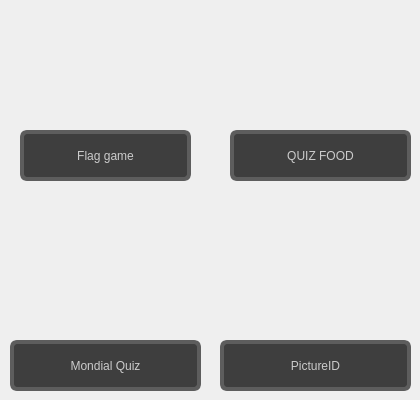
      <widget class="QWidget" name="page_start_chose">
       <widget class="QPushButton" name="pushButton_6">
        <property name="geometry">
         <rect>
          <x>0</x>
          <y>0</y>
          <width>41</width>
          <height>41</height>
         </rect>
        </property>
        <property name="cursor">
         <cursorShape>PointingHandCursor</cursorShape>
        </property>
        <property name="styleSheet">
         <string notr="true">
#pushButton_6{
image: url(img/icon/ic/back.png);
border-radius:10px;
}
#pushButton_6:hover{
image: url(img/icon/ic/back_hover.png);
border-radius:10px;
}</string>
        </property>
        <property name="text">
         <string/>
        </property>
       </widget>
       <widget class="QPushButton" name="pushButton_start_2">
        <property name="geometry">
         <rect>
          <x>20</x>
          <y>130</y>
          <width>171</width>
          <height>51</height>
         </rect>
        </property>
        <property name="sizePolicy">
         <sizepolicy hsizetype="Minimum" vsizetype="Preferred">
          <horstretch>0</horstretch>
          <verstretch>0</verstretch>
         </sizepolicy>
        </property>
        <property name="cursor">
         <cursorShape>PointingHandCursor</cursorShape>
        </property>
        <property name="styleSheet">
         <string notr="true">#pushButton_start_2 {
    font: 900 20pt &quot;Segoe UI&quot;;
    background-color: rgb(62, 62, 62);
    color: rgb(203, 203, 203);
    border-radius: 7px;
   border: 4px solid rgb(93, 93, 93);

   
}


#pushButton_start_2:hover {
 
	color: white;
	background-color: rgb(0, 111, 255);
    border: 2px solid black;
 
}

</string>
        </property>
        <property name="text">
         <string>Flag game</string>
        </property>
       </widget>
       <widget class="QLabel" name="label">
        <property name="geometry">
         <rect>
          <x>50</x>
          <y>30</y>
          <width>111</width>
          <height>101</height>
         </rect>
        </property>
        <property name="styleSheet">
         <string notr="true">#label{
	
image: url(img/icon/quiz.png);
}
</string>
        </property>
        <property name="text">
         <string/>
        </property>
       </widget>
       <widget class="QPushButton" name="pushButton_start_food">
        <property name="geometry">
         <rect>
          <x>230</x>
          <y>130</y>
          <width>181</width>
          <height>51</height>
         </rect>
        </property>
        <property name="sizePolicy">
         <sizepolicy hsizetype="Minimum" vsizetype="Preferred">
          <horstretch>0</horstretch>
          <verstretch>0</verstretch>
         </sizepolicy>
        </property>
        <property name="cursor">
         <cursorShape>PointingHandCursor</cursorShape>
        </property>
        <property name="styleSheet">
         <string notr="true">#pushButton_start_food {
    font: 900 20pt &quot;Segoe UI&quot;;
    background-color: rgb(62, 62, 62);
    color: rgb(203, 203, 203);
    border-radius: 7px;
   border: 4px solid rgb(93, 93, 93);

   
}


#pushButton_start_food:hover {
 
	color: white;
	background-color: rgb(0, 111, 255);
    border: 2px solid black;
 
}

</string>
        </property>
        <property name="text">
         <string>QUIZ FOOD</string>
        </property>
       </widget>
       <widget class="QLabel" name="label_12">
        <property name="geometry">
         <rect>
          <x>260</x>
          <y>30</y>
          <width>111</width>
          <height>101</height>
         </rect>
        </property>
        <property name="styleSheet">
         <string notr="true">image: url(img/icon/quiz_food.png);</string>
        </property>
        <property name="text">
         <string/>
        </property>
       </widget>
       <widget class="QPushButton" name="pushButton_start_mondial">
        <property name="geometry">
         <rect>
          <x>10</x>
          <y>340</y>
          <width>191</width>
          <height>51</height>
         </rect>
        </property>
        <property name="sizePolicy">
         <sizepolicy hsizetype="Minimum" vsizetype="Preferred">
          <horstretch>0</horstretch>
          <verstretch>0</verstretch>
         </sizepolicy>
        </property>
        <property name="cursor">
         <cursorShape>PointingHandCursor</cursorShape>
        </property>
        <property name="styleSheet">
         <string notr="true">#pushButton_start_mondial{
    font: 900 18pt &quot;Segoe UI&quot;;
    background-color: rgb(62, 62, 62);
    color: rgb(203, 203, 203);
    border-radius: 7px;
   border: 4px solid rgb(93, 93, 93);

   
}


#pushButton_start_mondial:hover {
 
	color: white;
	background-color: rgb(0, 111, 255);
    border: 2px solid black;
 
}

</string>
        </property>
        <property name="text">
         <string>Mondial Quiz</string>
        </property>
       </widget>
       <widget class="QLabel" name="label_13">
        <property name="geometry">
         <rect>
          <x>50</x>
          <y>230</y>
          <width>111</width>
          <height>101</height>
         </rect>
        </property>
        <property name="styleSheet">
         <string notr="true">image: url(img/icon/ic/mondial_icon/icon_mondial.png);</string>
        </property>
        <property name="text">
         <string/>
        </property>
       </widget>
       <widget class="QLabel" name="label_14">
        <property name="geometry">
         <rect>
          <x>260</x>
          <y>230</y>
          <width>111</width>
          <height>101</height>
         </rect>
        </property>
        <property name="styleSheet">
         <string notr="true">image: url(img/icon/ic/picture_world_icon/icon_world.png);</string>
        </property>
        <property name="text">
         <string/>
        </property>
       </widget>
       <widget class="QPushButton" name="pushButton_start_id">
        <property name="geometry">
         <rect>
          <x>220</x>
          <y>340</y>
          <width>191</width>
          <height>51</height>
         </rect>
        </property>
        <property name="sizePolicy">
         <sizepolicy hsizetype="Minimum" vsizetype="Preferred">
          <horstretch>0</horstretch>
          <verstretch>0</verstretch>
         </sizepolicy>
        </property>
        <property name="cursor">
         <cursorShape>PointingHandCursor</cursorShape>
        </property>
        <property name="styleSheet">
         <string notr="true">#pushButton_start_id{
    font: 900 18pt &quot;Segoe UI&quot;;
    background-color: rgb(62, 62, 62);
    color: rgb(203, 203, 203);
    border-radius: 7px;
   border: 4px solid rgb(93, 93, 93);

   
}


#pushButton_start_id:hover {
 
	color: white;
	background-color: rgb(0, 111, 255);
    border: 2px solid black;
 
}

</string>
        </property>
        <property name="text">
         <string>PictureID</string>
        </property>
       </widget>
       <widget class="QPushButton" name="pushButton_14">
        <property name="geometry">
         <rect>
          <x>350</x>
          <y>0</y>
          <width>61</width>
          <height>51</height>
         </rect>
        </property>
        <property name="cursor">
         <cursorShape>PointingHandCursor</cursorShape>
        </property>
        <property name="styleSheet">
         <string notr="true">#pushButton_14{
	image: url(img/audio_icon/volume.png);
   border-radius:10px;
}</string>
        </property>
        <property name="text">
         <string/>
        </property>
       </widget>
      </widget>
